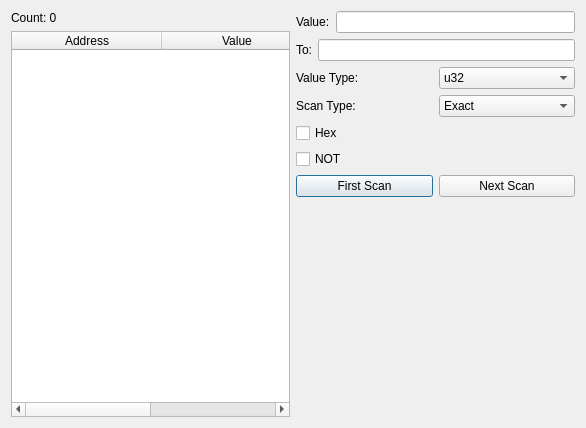
<?xml version="1.0" encoding="UTF-8"?>
<ui version="4.0">
 <class>CheatSearch</class>
 <widget class="QDialog" name="CheatSearch">
  <property name="geometry">
   <rect>
    <x>0</x>
    <y>0</y>
    <width>586</width>
    <height>428</height>
   </rect>
  </property>
  <property name="windowTitle">
   <string>Cheat Search</string>
  </property>
  <layout class="QHBoxLayout" name="horizontalLayout">
   <item>
    <layout class="QVBoxLayout" name="verticalLayout">
     <item>
      <widget class="QLabel" name="lblCount">
       <property name="text">
        <string>Count: 0</string>
       </property>
      </widget>
     </item>
     <item>
      <widget class="QTableWidget" name="tableFound">
       <property name="columnCount">
        <number>2</number>
       </property>
       <attribute name="horizontalHeaderVisible">
        <bool>true</bool>
       </attribute>
       <attribute name="horizontalHeaderDefaultSectionSize">
        <number>150</number>
       </attribute>
       <attribute name="horizontalHeaderStretchLastSection">
        <bool>true</bool>
       </attribute>
       <attribute name="verticalHeaderVisible">
        <bool>false</bool>
       </attribute>
       <column>
        <property name="text">
         <string>Address</string>
        </property>
       </column>
       <column>
        <property name="text">
         <string>Value</string>
        </property>
       </column>
      </widget>
     </item>
    </layout>
   </item>
   <item>
    <layout class="QVBoxLayout" name="verticalLayout_2">
     <item>
      <layout class="QHBoxLayout" name="horizontalLayout_7">
       <item>
        <widget class="QLabel" name="lblValue">
         <property name="text">
          <string>Value:</string>
         </property>
        </widget>
       </item>
       <item>
        <widget class="QLineEdit" name="txtSearch"/>
       </item>
      </layout>
     </item>
     <item>
      <layout class="QHBoxLayout" name="horizontalLayout_8">
       <item>
        <widget class="QLabel" name="lblTo">
         <property name="text">
          <string>To:</string>
         </property>
        </widget>
       </item>
       <item>
        <widget class="QLineEdit" name="txtSearchTo"/>
       </item>
      </layout>
     </item>
     <item>
      <layout class="QHBoxLayout" name="horizontalLayout_3">
       <item>
        <widget class="QLabel" name="lblValueType">
         <property name="text">
          <string>Value Type:</string>
         </property>
        </widget>
       </item>
       <item>
        <widget class="QComboBox" name="cbValueType">
         <item>
          <property name="text">
           <string>u32</string>
          </property>
         </item>
         <item>
          <property name="text">
           <string>u16</string>
          </property>
         </item>
         <item>
          <property name="text">
           <string>u8</string>
          </property>
         </item>
        </widget>
       </item>
      </layout>
     </item>
     <item>
      <layout class="QHBoxLayout" name="horizontalLayout_4">
       <item>
        <widget class="QLabel" name="lblScanType">
         <property name="text">
          <string>Scan Type:</string>
         </property>
        </widget>
       </item>
       <item>
        <widget class="QComboBox" name="cbScanType">
         <item>
          <property name="text">
           <string>Exact</string>
          </property>
         </item>
         <item>
          <property name="text">
           <string>Bigger Than</string>
          </property>
         </item>
         <item>
          <property name="text">
           <string>Smaller Than</string>
          </property>
         </item>
         <item>
          <property name="text">
           <string>Value Between</string>
          </property>
         </item>
        </widget>
       </item>
      </layout>
     </item>
     <item>
      <widget class="QCheckBox" name="chkHex">
       <property name="text">
        <string>Hex</string>
       </property>
      </widget>
     </item>
     <item>
      <widget class="QCheckBox" name="chkNot">
       <property name="text">
        <string>NOT</string>
       </property>
      </widget>
     </item>
     <item>
      <layout class="QHBoxLayout" name="horizontalLayout_6">
       <item>
        <widget class="QPushButton" name="btnFirstScan">
         <property name="text">
          <string>First Scan</string>
         </property>
        </widget>
       </item>
       <item>
        <widget class="QPushButton" name="btnNextScan">
         <property name="text">
          <string>Next Scan</string>
         </property>
        </widget>
       </item>
      </layout>
     </item>
     <item>
      <spacer name="verticalSpacer">
       <property name="orientation">
        <enum>Qt::Vertical</enum>
       </property>
       <property name="sizeHint" stdset="0">
        <size>
         <width>20</width>
         <height>40</height>
        </size>
       </property>
      </spacer>
     </item>
    </layout>
   </item>
  </layout>
 </widget>
 <layoutdefault spacing="6" margin="11"/>
 <resources/>
 <connections/>
</ui>
